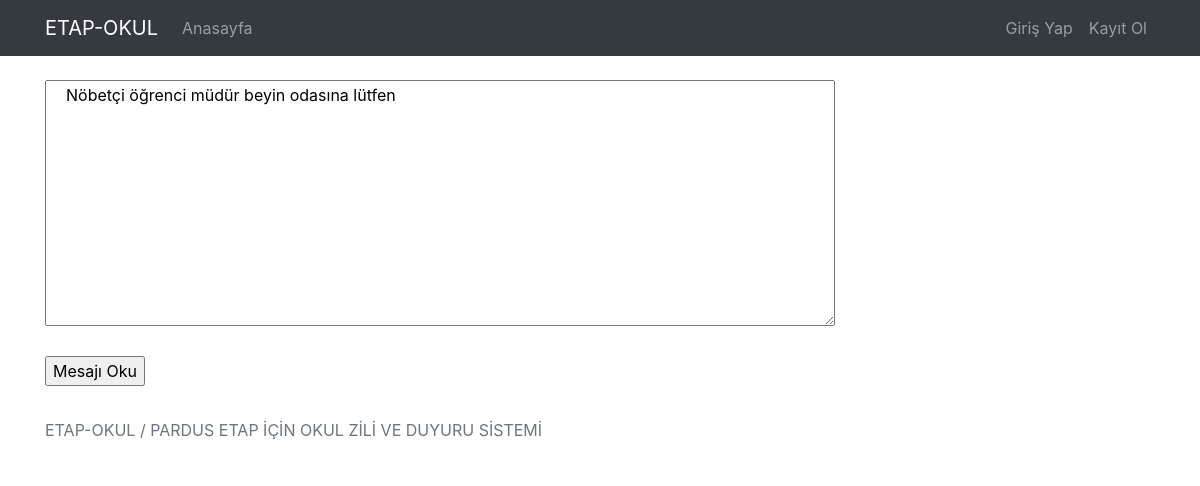
Before: /duyuru with the older database file.
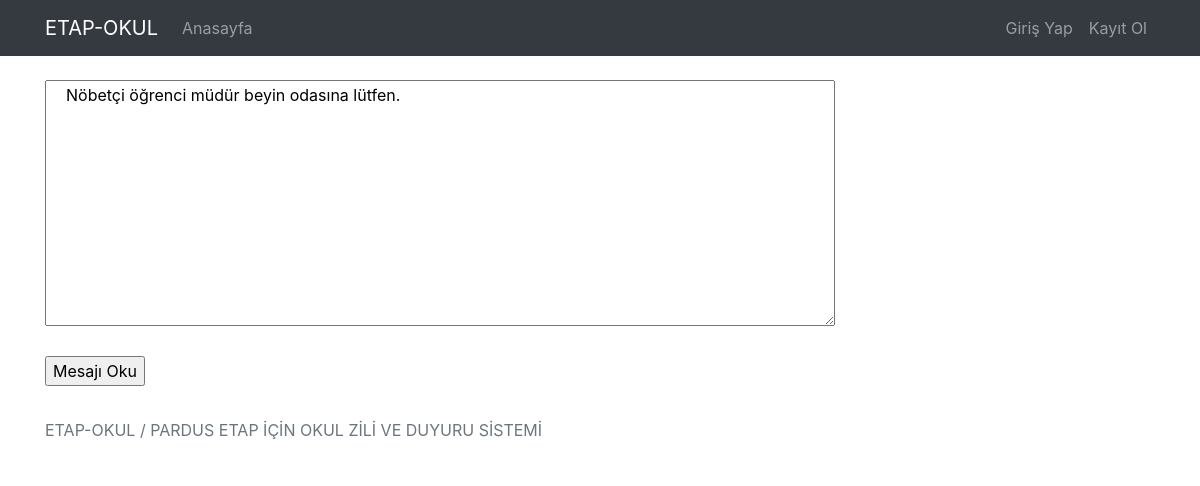
After: the same page with the newer database file.
### okulzili/models.py (models this page shows)
class DuyuruModel(models.Model):
    title=models.CharField(max_length=50,verbose_name="Başlık Bilgisi",null=False,blank=False)
    description=models.TextField(max_length=500,verbose_name="İçerik Bilgisi",null=False,blank=False)

### pages/views.py (the view)
# urls.py: path('duyuru', views.duyuru, name='duyuru'),
def duyuru(request):
    data = {
        "DuyuruMesaj": DuyuruModel.objects.get(id=1)
    }
    metin=request.POST.get('mesaj',False)
    if metin:
        speech=gTTS(text=metin,lang='tr', slow=False)
        speech.save("duyuru.mp3")
        playsound("duyuru.mp3")
    return render(request,'pages/duyuru.html',data)

### templates/pages/duyuru.html (shortened to what this page needs)
{% extends 'layout.html' %}
{% load static %}
{% block content %}
<form action = "" method = "POST">
  <textarea id="mesaj" name="mesaj" rows="10" cols="75">
    {{ DuyuruMesaj.description }}
  </textarea>
  <br><br>
  <input type="submit" value="Mesajı Oku">
</form>
{% endblock %}

### templates/layout.html (shortened to what this page needs)
{% load static %}
<!DOCTYPE html>
<html lang="en">
<head>
    <link rel="stylesheet" href="{% static 'css/bootstrap.min.css' %}">
    <link rel="stylesheet" href="{% static 'css/style.css' %}">
</head>
<body>
    {% include 'partials/_navbar.html' %}
    <main>
        <div class="container mt-4">
            {% block content %}
            {% endblock %}
        </div>
    </main>
    {% include 'partials/_footer.html' %}
</body>
</html>

### templates/partials/_navbar.html
<header>
    <div class="navbar navbar-expand-sm bg-dark navbar-dark">
        <div class="container">
            <a href="/" class="navbar-brand">ETAP-OKUL</a>
             <ul class="navbar-nav mr-auto">
                 <li
                    {% if request.path == '/' %}
                    class="nav-item active"
                    {% else %}
                    class="nav-item "
                    {% endif %}
                 >
                     <a href="{% url 'index' %}" class="nav-link">Anasayfa</a>
                 </li>
             </ul>
             <ul class="navbar-nav">
                {% if user.is_authenticated %}
                <li
                {% if 'hemencal' in request.path %}
                class="nav-item active"
                {% else %}
                class="nav-item "
                {% endif %}
             >
                 <a href="{% url 'hemencal' %}" class="nav-link">Hemen Çal</a>
             </li>
             <li
                {% if 'saatler' in request.path %}
                class="nav-item active"
                {% else %}
                class="nav-item "
                {% endif %}
            >
              <a href="{% url 'saatler' %}" class="nav-link">Saatler</a>
            </li>
                <li
                {% if 'melodiler' in request.path %}
                class="nav-item active"
                {% else %}
                class="nav-item "
                {% endif %}
             >
            <a href="{% url 'melodiler' %}" class="nav-link">Melodiler</a>
             </li>
             <li
                {% if 'duyurular' in request.path %}
                class="nav-item active"
                {% else %}
                class="nav-item "
                {% endif %}
            >
              <a href="{% url 'duyuru' %}" class="nav-link">Duyuru</a>
          </li>
                    <li class="nav-item">
                         <a  href="javascript:{document.getElementById('logout').submit()}" class="nav-link">{{ user.username }} -- Çıkış Yap</a>
                         <form action="{% url 'logout' %}" method="POST" id="logout">
                             {%csrf_token%}
                              <input type="hidden">
                         </form>
                    </li>
                {% else %}
                    <li
                    {% if 'login' in request.path %}
                        class="nav-item active"
                    {% else %}
                        class="nav-item"
                    {% endif %}
                     >
                    <a  href="{% url 'login' %}" class="nav-link">Giriş Yap</a>
                </li>
                <li
                    {% if 'register' in request.path %}
                        class="nav-item active"
                    {% else %}
                        class="nav-item"
                    {% endif %}
                >
                <a  href="{% url 'register' %}" class="nav-link">Kayıt Ol</a>
                {% endif %}
            </ul>
        </div>
    </div>
</header>

### templates/partials/_footer.html
<footer>
    <div class="footer py-3 mt-3">
        <div class="container">
            <span class="text-muted">
                ETAP-OKUL / PARDUS ETAP İÇİN OKUL ZİLİ VE DUYURU SİSTEMİ
            </span>
        </div>
    </div>
</footer>

### static/css/style.css (style rules this page uses)
.footer { background-color: rgb(255, 255, 255); }

Changed rows visible on the page:
changed DuyuruModel: mesaj "Nöbetçi öğrenci müdür beyin odasına lütfen" → "Nöbetçi öğrenci müdür beyin odasına lütfen."
